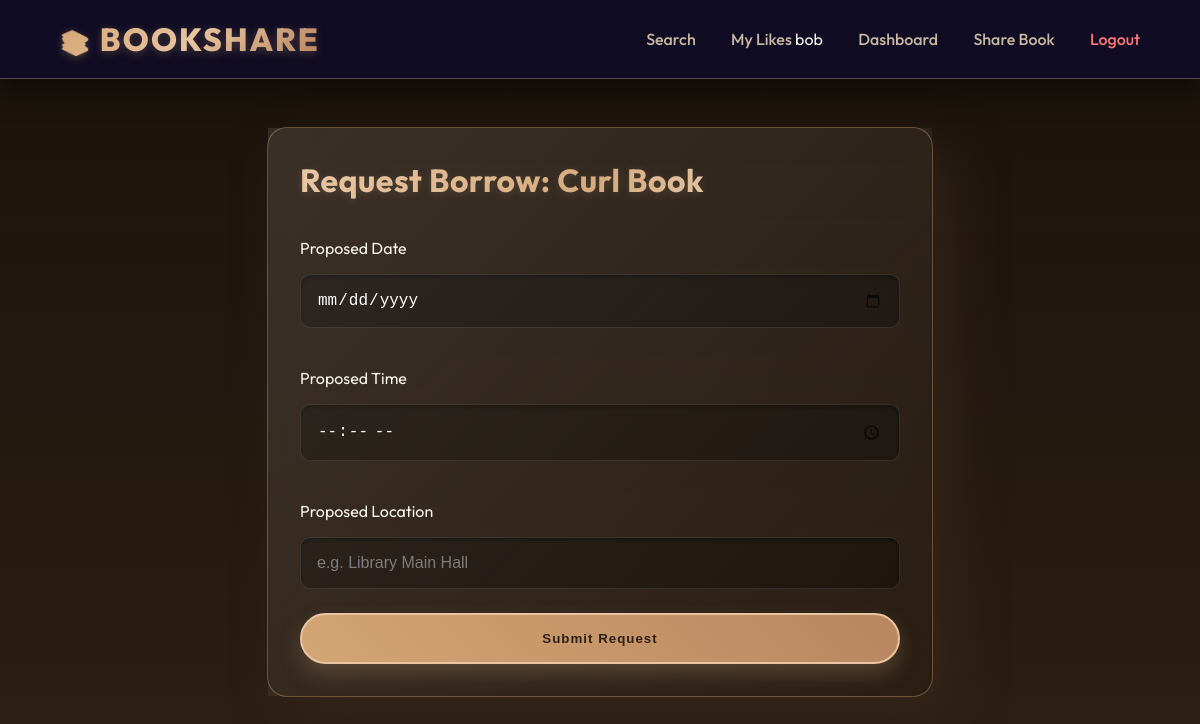
Before: /request_borrow/16 (signed in) with the older database file.
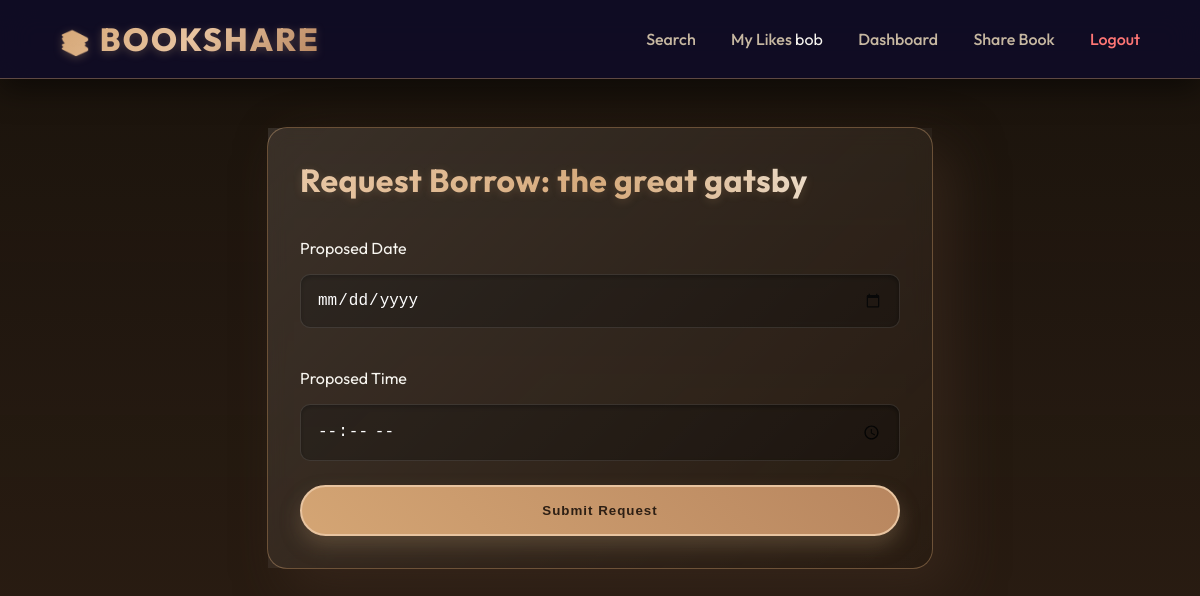
After: the same page with the newer database file.
### models.py (models this page shows)
class Book(db.Model):
    id = db.Column(db.Integer, primary_key=True)
    title = db.Column(db.String(200), nullable=False)
    author = db.Column(db.String(200), nullable=False)
    category = db.Column(db.String(100), nullable=False)
    type = db.Column(db.String(20), nullable=False) # Physical or Digital
    location = db.Column(db.String(200), nullable=True) # New: Physical availability notes
    description = db.Column(db.Text, nullable=True) # New: Book description
    file_link = db.Column(db.String(500), nullable=True) # Link to digital resource
    filename = db.Column(db.String(500), nullable=True) # Uploaded file path
    likes = db.Column(db.Integer, default=0) # New Interactive Feature
    status = db.Column(db.String(20), default='Available') # Available, Borrowed, Returned
    is_deleted = db.Column(db.Boolean, default=False) # Soft delete flag
    owner_id = db.Column(db.Integer, db.ForeignKey('user.id'), nullable=False)
    owner = db.relationship('User', backref=db.backref('books', lazy=True))

### app.py (the view, shortened to what this page needs)
@app.route('/request_borrow/<int:id>', methods=['GET', 'POST'])
@login_required
def request_borrow(id):
    book = Book.query.get_or_404(id)
    return render_template('request_borrow.html', book=book)

### app.py (called while the page is built)
@login_manager.user_loader
def load_user(user_id):
    return User.query.get(int(user_id))

@app.context_processor
def inject_globals():
    connected = False
    db_type = "SQLite"
    try:
        from sqlalchemy import text
        db.session.execute(text('SELECT 1'))
        connected = True
        uri = app.config.get('SQLALCHEMY_DATABASE_URI', '')
        if 'postgresql' in uri:
            db_type = "Postgres"
        elif '/tmp/' in uri:
            db_type = "SQLite (Temp)"
    except:
        connected = False
    import datetime
    today_str = datetime.date.today().strftime('%Y-%m-%d')
    return dict(db_connected=connected, db_type=db_type, today=today_str)

### templates/request_borrow.html (shortened to what this page needs)
{% extends 'base.html' %}
{% block content %}
<div class="card" style="max-width: 600px; margin: 0 auto;">
    <h1>Request Borrow: {{ book.title }}</h1>
    <form method="POST">
        <p>Proposed Date</p>
        <input type="date" name="date" id="borrowDate" required>
        <p>Proposed Time</p>
        <input type="time" name="time" id="borrowTime" required>
        {% if book.type == 'Physical' %}
        <p>Proposed Location</p>
        <input type="text" name="location" placeholder="e.g. Library Main Hall" required>
        {% else %}
        <input type="hidden" name="location" value="Digital Download">
        {% endif %}
        <button type="submit">Submit Request</button>
    </form>
</div>
{% endblock %}

Changed rows visible on the page:
changed Book: title "Curl Book" → "the great gatsby"; type "Physical" → "physical" (drawn)
Other visible differences:
text no longer shown: "Proposed Location"
